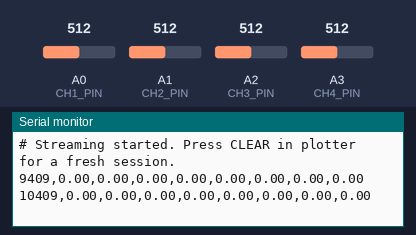
Recording of a sketch running on a simulated Arduino Uno R4 WiFi. Shown: the last lines printed to the serial monitor. Inputs (shaded band) come from the test bench; at power-on: A0 (CH1_PIN) = 512, A1 (CH2_PIN) = 512, A2 (CH3_PIN) = 512, A3 (CH4_PIN) = 512. WiFi joins after 1.5 s; servers stay silent unless stated.

Above: at 10.6 s.
10.7 s: A0 (CH1_PIN) set to 716
At 12.0 s:
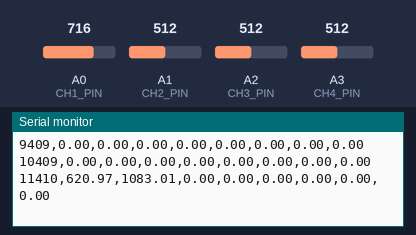
12.2 s: A1 (CH2_PIN) set to 716
At 13.0 s:
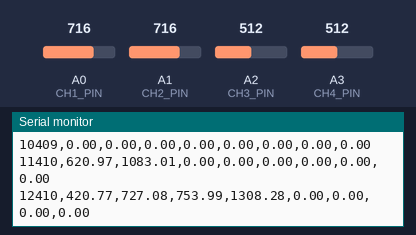
13.7 s: A2 (CH3_PIN) set to 716
At 15.0 s:
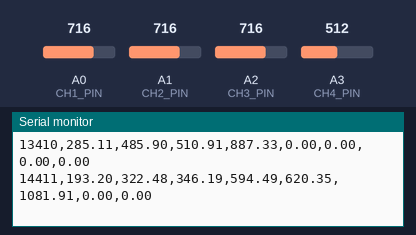
15.2 s: A3 (CH4_PIN) set to 716
At 16.2 s:
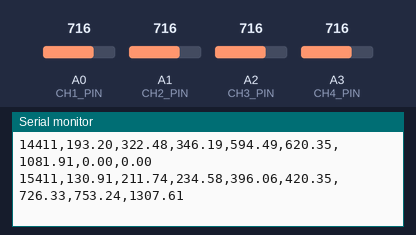
16.7 s: A0 (CH1_PIN) set to 992
At 18.0 s:
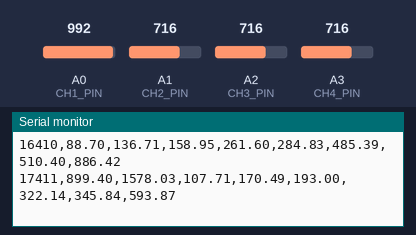
18.2 s: A1 (CH2_PIN) set to 992
At 18.8 s:
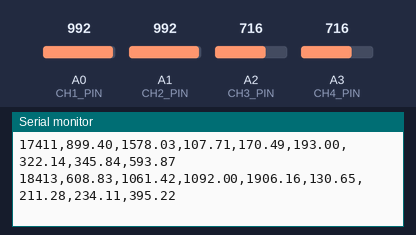
Timing chart, 0 to 20.7 s (numbered marks = the images above; inputs shaded):
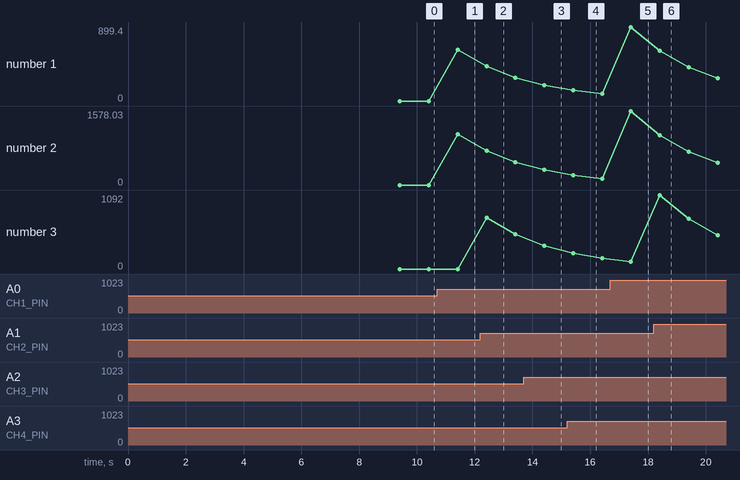

Measured:
- after the input at 10.7 s, the serial monitor: prints a new line after 0.71 s (image 1)
- after the input at 12.2 s, the serial monitor: prints a new line after 0.21 s (image 2)
- after the input at 13.7 s, the serial monitor: prints a new line after 0.71 s (image 3)
- after the input at 15.2 s, the serial monitor: prints a new line after 0.21 s (image 4)
- after the input at 16.7 s, the serial monitor: prints a new line after 0.71 s (image 5)
- after the input at 18.2 s, the serial monitor: prints a new line after 0.21 s (image 6)
- plotted number 1: 0 → 620.97 after the input at 10.7 s, 88.7 → 899.4 after the input at 16.7 s, 899.4 → 279.26 after the input at 18.2 s
- plotted number 2: 0 → 1083.01 after the input at 10.7 s, 136.71 → 1578.03 after the input at 16.7 s, 1578.03 → 475.49 after the input at 18.2 s

The sketch:

neuropulseai_4ch_wifi_udp_simple.ino
```cpp
/*
  NeuroPulseAI 4-Channel EMG WiFi UDP Sender
  Board: Arduino UNO R4 WiFi

  Wiring:
    Sensor 1 OUT -> A0
    Sensor 2 OUT -> A1
    Sensor 3 OUT -> A2
    Sensor 4 OUT -> A3
    All sensor GND/REF -> Arduino GND
    Sensor VCC -> as per your BioAmp board requirement

  Sends UDP broadcast to the Python plotter:
    time_ms,sig1,env1,sig2,env2,sig3,env3,sig4,env4

  Plot colors in the updated Python plotter:
    Yellow = cleaned centered signal
    Green  = muscle strength/envelope
    Red    = active muscle shadow where envelope is above threshold

  Plotter settings:
    Auto WiFi UDP: ON
    IP: 0.0.0.0
    Port: 4210
*/

#include <WiFiS3.h>
#include <WiFiUdp.h>

const int CH1_PIN = A0;
const int CH2_PIN = A1;
const int CH3_PIN = A2;
const int CH4_PIN = A3;

char ssid[] = "vivo T4 5G";
char password[] = "thinkpositive";
const unsigned int receiverPort = 4210;

const unsigned long SAMPLE_INTERVAL_US = 2000; // 500 Hz
const int BASELINE_SAMPLES = 1000;
const int NOISE_SAMPLES = 1000;
const int UDP_BATCH_COUNT = 10;

const float BASE_ALPHA = 0.001;
const float CLEAN_ALPHA = 0.25;
const float ENV_ALPHA = 0.06;
const float IDLE_NOISE_ALPHA = 0.002;

// Sensitivity controls:
// Increase gains if contractions still look too small.
// Increase gates only if idle/disconnected noise becomes visible.
const float SIGNAL_GAIN = 4.0;
const float STRENGTH_GAIN = 7.0;
const float NOISE_GATE_MULTIPLIER = 2.4;
const float MIN_NOISE_GATE = 3.0;
const int ACTIVE_CONFIRM_SAMPLES = 4;

unsigned long lastSample = 0;

float base1 = 512, base2 = 512, base3 = 512, base4 = 512;
float clean1 = 0, clean2 = 0, clean3 = 0, clean4 = 0;
float env1 = 0, env2 = 0, env3 = 0, env4 = 0;
float noise1 = 0, noise2 = 0, noise3 = 0, noise4 = 0;
int activeCount1 = 0, activeCount2 = 0, activeCount3 = 0, activeCount4 = 0;

char udpBuffer[1024];
int udpBufferLen = 0;
int udpSampleCount = 0;

WiFiUDP udp;
IPAddress broadcastIP;
bool wifiConnected = false;

struct EmgSample {
  float signal;
  float strength;
};

IPAddress getBroadcastIP(IPAddress localIP, IPAddress subnetMask) {
  IPAddress ip;
  for (int i = 0; i < 4; i++) {
    ip[i] = localIP[i] | (~subnetMask[i]);
  }
  return ip;
}

void connectWiFi() {
  Serial.print("Connecting to WiFi: ");
  Serial.println(ssid);

  int status = WL_IDLE_STATUS;
  while (status != WL_CONNECTED) {
    status = WiFi.begin(ssid, password);
    delay(2000);
    Serial.print(".");
  }

  wifiConnected = true;
  udp.begin(receiverPort);
  broadcastIP = getBroadcastIP(WiFi.localIP(), WiFi.subnetMask());

  Serial.println();
  Serial.print("WiFi connected. Arduino IP: ");
  Serial.println(WiFi.localIP());
  Serial.print("Broadcast IP: ");
  Serial.println(broadcastIP);
  Serial.print("UDP port: ");
  Serial.println(receiverPort);
}

void sendStatus(const char *message) {
  Serial.println(message);

  if (!wifiConnected) {
    return;
  }

  udp.beginPacket(broadcastIP, receiverPort);
  udp.write((const uint8_t *)message, strlen(message));
  udp.endPacket();
}

EmgSample processChannel(
  int pin,
  float &baseline,
  float &cleaned,
  float &envelope,
  float &noiseFloor,
  int &activeCount
) {
  int raw = analogRead(pin);

  baseline = (1.0 - BASE_ALPHA) * baseline + BASE_ALPHA * raw;

  float centered = raw - baseline;
  cleaned = (1.0 - CLEAN_ALPHA) * cleaned + CLEAN_ALPHA * centered;

  float rectified = abs(cleaned);
  envelope = (1.0 - ENV_ALPHA) * envelope + ENV_ALPHA * rectified;

  float gate = max(MIN_NOISE_GATE, noiseFloor * NOISE_GATE_MULTIPLIER);
  bool aboveGate = envelope > gate;

  if (aboveGate) {
    activeCount++;
    if (activeCount > ACTIVE_CONFIRM_SAMPLES) {
      activeCount = ACTIVE_CONFIRM_SAMPLES;
    }
  } else {
    activeCount = 0;
    noiseFloor = (1.0 - IDLE_NOISE_ALPHA) * noiseFloor + IDLE_NOISE_ALPHA * envelope;
  }

  bool confirmedActive = activeCount >= ACTIVE_CONFIRM_SAMPLES;
  float strength = confirmedActive ? (envelope - gate) * STRENGTH_GAIN : 0.0;
  float signal = confirmedActive ? cleaned * SIGNAL_GAIN : 0.0;

  EmgSample out = {signal, strength};
  return out;
}

float processNoiseOnly(int pin, float &baseline, float &cleaned, float &envelope) {
  int raw = analogRead(pin);

  baseline = (1.0 - BASE_ALPHA) * baseline + BASE_ALPHA * raw;
  float centered = raw - baseline;
  cleaned = (1.0 - CLEAN_ALPHA) * cleaned + CLEAN_ALPHA * centered;
  envelope = (1.0 - ENV_ALPHA) * envelope + ENV_ALPHA * abs(cleaned);

  return envelope;
}

void calibrateBaseline() {
  sendStatus("# Baseline calibration started. Keep electrodes connected and muscles relaxed.");

  long s1 = 0, s2 = 0, s3 = 0, s4 = 0;
  for (int i = 0; i < BASELINE_SAMPLES; i++) {
    s1 += analogRead(CH1_PIN);
    s2 += analogRead(CH2_PIN);
    s3 += analogRead(CH3_PIN);
    s4 += analogRead(CH4_PIN);
    delayMicroseconds(SAMPLE_INTERVAL_US);

    if (i == 250) sendStatus("# Baseline calibration 25%");
    if (i == 500) sendStatus("# Baseline calibration 50%");
    if (i == 750) sendStatus("# Baseline calibration 75%");
  }

  base1 = s1 / (float)BASELINE_SAMPLES;
  base2 = s2 / (float)BASELINE_SAMPLES;
  base3 = s3 / (float)BASELINE_SAMPLES;
  base4 = s4 / (float)BASELINE_SAMPLES;

  clean1 = clean2 = clean3 = clean4 = 0;
  env1 = env2 = env3 = env4 = 0;
  activeCount1 = activeCount2 = activeCount3 = activeCount4 = 0;

  sendStatus("# Baseline calibration complete.");
}

void calibrateNoiseFloor() {
  sendStatus("# Idle noise calibration started. Do not contract muscles.");

  float n1 = 0, n2 = 0, n3 = 0, n4 = 0;
  for (int i = 0; i < NOISE_SAMPLES; i++) {
    n1 += processNoiseOnly(CH1_PIN, base1, clean1, env1);
    n2 += processNoiseOnly(CH2_PIN, base2, clean2, env2);
    n3 += processNoiseOnly(CH3_PIN, base3, clean3, env3);
    n4 += processNoiseOnly(CH4_PIN, base4, clean4, env4);
    delayMicroseconds(SAMPLE_INTERVAL_US);

    if (i == 250) sendStatus("# Idle noise calibration 25%");
    if (i == 500) sendStatus("# Idle noise calibration 50%");
    if (i == 750) sendStatus("# Idle noise calibration 75%");
  }

  noise1 = n1 / (float)NOISE_SAMPLES;
  noise2 = n2 / (float)NOISE_SAMPLES;
  noise3 = n3 / (float)NOISE_SAMPLES;
  noise4 = n4 / (float)NOISE_SAMPLES;

  clean1 = clean2 = clean3 = clean4 = 0;
  env1 = env2 = env3 = env4 = 0;

  char statusLine[128];
  snprintf(
    statusLine,
    sizeof(statusLine),
    "# Calibration complete. Noise floors: %.2f, %.2f, %.2f, %.2f",
    noise1,
    noise2,
    noise3,
    noise4
  );
  sendStatus(statusLine);
  sendStatus("# Streaming started. Press CLEAR in plotter for a fresh session.");
}

void sendUdpBatchIfReady() {
  if (!wifiConnected) {
    udpBufferLen = 0;
    udpSampleCount = 0;
    return;
  }

  if (udpSampleCount >= UDP_BATCH_COUNT && udpBufferLen > 0) {
    udp.beginPacket(broadcastIP, receiverPort);
    udp.write((uint8_t *)udpBuffer, udpBufferLen);
    udp.endPacket();

    udpBufferLen = 0;
    udpSampleCount = 0;
  }
}

void addLineToUdpBatch(char *line, int lineLen) {
  if (!wifiConnected || lineLen <= 0) {
    return;
  }

  if (udpBufferLen > 0 && udpBufferLen + lineLen + 1 < sizeof(udpBuffer)) {
    udpBuffer[udpBufferLen++] = '\n';
  }

  if (udpBufferLen + lineLen < sizeof(udpBuffer)) {
    memcpy(udpBuffer + udpBufferLen, line, lineLen);
    udpBufferLen += lineLen;
    udpSampleCount++;
  } else {
    udpBufferLen = 0;
    udpSampleCount = 0;
  }

  sendUdpBatchIfReady();
}

void setup() {
  Serial.begin(115200);
  delay(1000);

  pinMode(CH1_PIN, INPUT);
  pinMode(CH2_PIN, INPUT);
  pinMode(CH3_PIN, INPUT);
  pinMode(CH4_PIN, INPUT);

  connectWiFi();
  calibrateBaseline();
  calibrateNoiseFloor();

  lastSample = micros();
}

void loop() {
  static unsigned long lastWifiCheck = 0;
  if (millis() - lastWifiCheck >= 1000) {
    lastWifiCheck = millis();

    if (WiFi.status() != WL_CONNECTED) {
      wifiConnected = false;
      connectWiFi();
    }
  }

  unsigned long now = micros();
  if (now - lastSample >= SAMPLE_INTERVAL_US) {
    lastSample = now;

    EmgSample ch1 = processChannel(CH1_PIN, base1, clean1, env1, noise1, activeCount1);
    EmgSample ch2 = processChannel(CH2_PIN, base2, clean2, env2, noise2, activeCount2);
    EmgSample ch3 = processChannel(CH3_PIN, base3, clean3, env3, noise3, activeCount3);
    EmgSample ch4 = processChannel(CH4_PIN, base4, clean4, env4, noise4, activeCount4);

    char line[128];
    int lineLen = snprintf(
      line,
      sizeof(line),
      "%lu,%.2f,%.2f,%.2f,%.2f,%.2f,%.2f,%.2f,%.2f",
      millis(),
      ch1.signal, ch1.strength,
      ch2.signal, ch2.strength,
      ch3.signal, ch3.strength,
      ch4.signal, ch4.strength
    );

    addLineToUdpBatch(line, lineLen);

    static unsigned long lastPrint = 0;
    if (millis() - lastPrint >= 1000) {
      lastPrint = millis();
      Serial.println(line);
    }
  }
}
```
